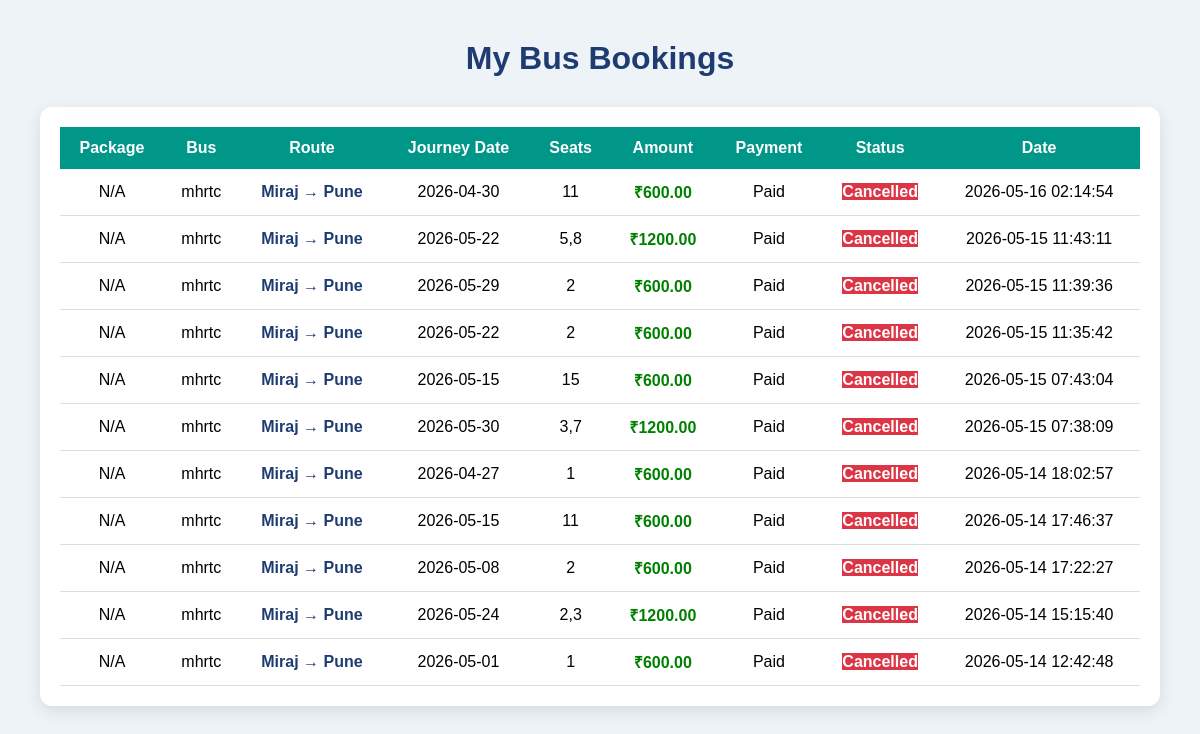
The page /my-bookings.php (signed in) on the database its author committed.
### tables this page shows
CREATE TABLE `bus_bookings` (
  `id` int(11) NOT NULL,
  `user_id` int(11) DEFAULT NULL,
  `bus_id` int(11) DEFAULT NULL,
  `journey_date` date DEFAULT NULL,
  `seats` varchar(255) DEFAULT NULL,
  `total_amount` decimal(10,2) DEFAULT NULL,
  `payment_status` enum('Pending','Paid') DEFAULT 'Pending',
  `booking_status` enum('Booked','Cancelled') DEFAULT 'Booked',
  `booking_date` timestamp NOT NULL DEFAULT current_timestamp()
);

CREATE TABLE `buses` (
  `id` int(11) NOT NULL,
  `bus_name` varchar(100) DEFAULT NULL,
  `bus_number` varchar(50) DEFAULT NULL,
  `bus_type` varchar(50) DEFAULT NULL,
  `seat_type` varchar(50) DEFAULT NULL,
  `total_seats` int(11) DEFAULT NULL,
  `from_city` varchar(100) DEFAULT NULL,
  `to_city` varchar(100) DEFAULT NULL,
  `departure_time` time DEFAULT NULL,
  `arrival_time` time DEFAULT NULL,
  `price` decimal(10,2) DEFAULT NULL,
  `status` enum('Available','Unavailable') DEFAULT 'Available',
  `created_at` timestamp NOT NULL DEFAULT current_timestamp(),
  `available_seats` int(11) NOT NULL
);

### my-bookings.php (the view, shortened to what this page needs)
<?php
include 'db.php';
$user_id = $_SESSION['user_id'];
$query = "
SELECT
bus_bookings.*,
packages.title,
buses.bus_name,
buses.from_city,
buses.to_city
FROM bus_bookings
JOIN buses
ON bus_bookings.bus_id = buses.id
LEFT JOIN packages
ON packages.title = buses.to_city
WHERE bus_bookings.user_id='$user_id'
ORDER BY bus_bookings.id DESC
";
$result = mysqli_query($conn, $query);
?>
<!DOCTYPE html>
<html lang="en">
<head>
</head>
<body>
<h1>My Bus Bookings</h1>
<div class="table-container">
<div class="table-responsive">
<table>
<tr>
    <th>Package</th>
    <th>Bus</th>
    <th>Route</th>
    <th>Journey Date</th>
    <th>Seats</th>
    <th>Amount</th>
    <th>Payment</th>
    <th>Status</th>
    <th>Date</th>
</tr>
<?php while($row = mysqli_fetch_assoc($result)){ ?>
<tr>
<td>
<?php echo $row['title'] ?? 'N/A'; ?>
</td>
<td>
<?php echo $row['bus_name']; ?>
</td>
<td class="route">
<?php echo $row['from_city']; ?>
→
<?php echo $row['to_city']; ?>
</td>
<td>
<?php echo $row['journey_date']; ?>
</td>
<td>
<?php echo $row['seats']; ?>
</td>
<td class="price">
₹<?php echo $row['total_amount']; ?>
</td>
<td>
<?php echo $row['payment_status']; ?>
</td>
<td>
<span class="confirmed <?php echo strtolower($row['booking_status'] ?? 'pending'); ?>">
<?php echo $row['booking_status'] ?? 'Pending'; ?>
</span>
</td>
<td>
<?php echo $row['booking_date']; ?>
</td>
</tr>
<?php } ?>
</table>
</div>
</div>
</body>
</html>

### my-bookings.php (style rules this page uses)
* { margin:0; padding:0; box-sizing:border-box; font-family:Arial, sans-serif; }
body { background:#eef3f8; padding:40px; }
h1 { text-align:center; margin-bottom:30px; color:#1e3c72; }
.table-container { max-width:1200px; margin:auto; background:#fff; padding:20px; border-radius:12px; box-shadow:0 5px 15px rgba(0,0,0,0.1); }
table { width:100%; border-collapse:collapse; min-width:1000px; }
th { background:#009688; color:#fff; padding:12px; }
td { padding:12px; text-align:center; border-bottom:1px solid #ddd; }
.table-responsive { overflow-x:auto; }
.confirmed { color:green; font-weight:bold; }
.cancelled { background:#dc3545; color:white; }
.route { font-weight:bold; color:#1e3c72; }
.price { color:green; font-weight:bold; }

### rows shown on the page
bus_bookings: title "N/A", bus.bus_name "mhrtc", bus.from_city "Miraj", bus.to_city "Pune", journey_date "2026-04-30", seats "11", total_amount "600.00", payment_status "Paid", booking_status "Cancelled", booking_date "2026-05-16 02:14:54"
bus_bookings: title "N/A", bus.bus_name "mhrtc", bus.from_city "Miraj", bus.to_city "Pune", journey_date "2026-05-22", seats "5,8", total_amount "1200.00", payment_status "Paid", booking_status "Cancelled", booking_date "2026-05-15 11:43:11"
bus_bookings: title "N/A", bus.bus_name "mhrtc", bus.from_city "Miraj", bus.to_city "Pune", journey_date "2026-05-29", seats "2", total_amount "600.00", payment_status "Paid", booking_status "Cancelled", booking_date "2026-05-15 11:39:36"
bus_bookings: title "N/A", bus.bus_name "mhrtc", bus.from_city "Miraj", bus.to_city "Pune", journey_date "2026-05-22", seats "2", total_amount "600.00", payment_status "Paid", booking_status "Cancelled", booking_date "2026-05-15 11:35:42"
bus_bookings: title "N/A", bus.bus_name "mhrtc", bus.from_city "Miraj", bus.to_city "Pune", journey_date "2026-05-15", seats "15", total_amount "600.00", payment_status "Paid", booking_status "Cancelled", booking_date "2026-05-15 07:43:04"
bus_bookings: title "N/A", bus.bus_name "mhrtc", bus.from_city "Miraj", bus.to_city "Pune", journey_date "2026-05-30", seats "3,7", total_amount "1200.00", payment_status "Paid", booking_status "Cancelled", booking_date "2026-05-15 07:38:09"
bus_bookings: title "N/A", bus.bus_name "mhrtc", bus.from_city "Miraj", bus.to_city "Pune", journey_date "2026-04-27", seats "1", total_amount "600.00", payment_status "Paid", booking_status "Cancelled", booking_date "2026-05-14 18:02:57"
bus_bookings: title "N/A", bus.bus_name "mhrtc", bus.from_city "Miraj", bus.to_city "Pune", journey_date "2026-05-15", seats "11", total_amount "600.00", payment_status "Paid", booking_status "Cancelled", booking_date "2026-05-14 17:46:37"
bus_bookings: title "N/A", bus.bus_name "mhrtc", bus.from_city "Miraj", bus.to_city "Pune", journey_date "2026-05-08", seats "2", total_amount "600.00", payment_status "Paid", booking_status "Cancelled", booking_date "2026-05-14 17:22:27"
bus_bookings: title "N/A", bus.bus_name "mhrtc", bus.from_city "Miraj", bus.to_city "Pune", journey_date "2026-05-24", seats "2,3", total_amount "1200.00", payment_status "Paid", booking_status "Cancelled", booking_date "2026-05-14 15:15:40"
bus_bookings: title "N/A", bus.bus_name "mhrtc", bus.from_city "Miraj", bus.to_city "Pune", journey_date "2026-05-01", seats "1", total_amount "600.00", payment_status "Paid", booking_status "Cancelled", booking_date "2026-05-14 12:42:48"
